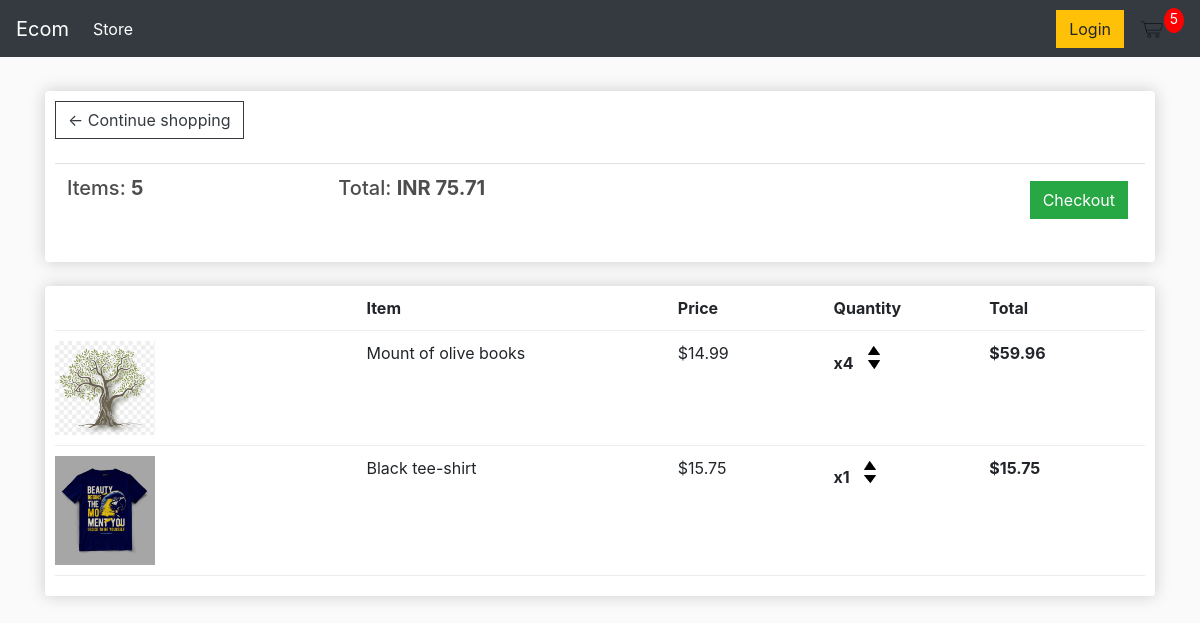
The app's page /cart/ (signed in) with its own data.
### store/models.py (models this page shows, shortened)
class Order(models.Model):
    customer=models.ForeignKey(Customer,on_delete=models.SET_NULL,null=True,blank=True)
    date_ordered=models.DateField(auto_now_add=True)
    complete=models.BooleanField(default=False)
    transaction_id=models.CharField(max_length=100,null=True)
    @property
    def get_cart_total(self):
        orderitems=self.orderitem_set.all()
        total=sum([item.get_total for item in orderitems])
        return total
    @property
    def get_cart_items(self):
        orderitems=self.orderitem_set.all()
        total=sum([item.quantity for item in orderitems])
        return total

class  OrderItem(models.Model):
    product=models.ForeignKey(Product,on_delete=models.SET_NULL,blank=True,null=True)
    order=models.ForeignKey(Order,on_delete=models.SET_NULL,blank=True,null=True)
    quantity=models.IntegerField(default=0,null=True,blank=True)
    date_added=models.DateField(auto_now_add=True)
    @property
    def get_total(self):
        total=self.quantity*self.product.price
        return total

class Product(models.Model):
    name=models.CharField(max_length=200,null=True)
    price= models.DecimalField(max_digits=7, decimal_places=2)
    digital=models.BooleanField(max_length=200,null=True,blank=True)
    image=models.ImageField(null=True,blank=True)
    @property
    def imageURL(self):
        try:
            url=self.image.url
        except:
            url=''
        return url

### store/views.py (the view)
# urls.py: path('cart/', views.cart,name="cart"),
def cart(request):
    Data=cartData(request)
    cartItems=Data['cartItems']
    order=Data['order']
    items=Data['items']
    context={'items':items,'order':order,'cartItems':cartItems,'shipping':False}
    return render(request,'store/cart.html',context)

### store/utils.py (called while the page is built)
def cartData(request):
    if request.user.is_authenticated:
        customer=request.user.customer
        order,created=Order.objects.get_or_create(customer=customer,complete=True)
        items=order.orderitem_set.all()
        cartItems=order.get_cart_items
    else:
        cookieData=cookieCart(request)
        cartItems=cookieData['cartItems']
        order=cookieData['order']
        items=cookieData['items']
    return {'cartItems':cartItems,'order':order,'items':items}

### store/templates/store/cart.html
{% extends 'store/main.html'%}
{% load static %}
{% block content %}
<div class="row">
    <div class="col-lg-12">
        <div class="box-element">
            <a class="btn btn-outline-dark" href="{%url 'store'%}">&#x2190; Continue shopping</a>
            <br>
            <br>
            <table class="table">
                <tr>
                    <th><h5> Items: <strong>{{order.get_cart_items}}</strong></h5></th>
                    <th><h5> Total: <strong>INR {{order.get_cart_total|floatformat:2}}</strong></h5></th>
                    <th>
                        <a style="float:right;margin:5px" class="btn btn-success" href="{% url 'checkout' %}">Checkout</a>
                    </th>
                </tr>
            </table>
        </div>
        <br>
        <div class="box-element">
            <div class="cart-row">
                <div style="flex: 2;"></div>
                <div style="flex: 2;"><strong>Item</strong></div>
                <div style="flex: 1;"><strong>Price</strong></div>
                <div style="flex: 1;"><strong>Quantity</strong></div>
                <div style="flex: 1;"><strong>Total</strong></div>
            </div>
            {% for item in items %}
            <div class="cart-row">
                <div style="flex: 2;"><img class="row-image" src="{{item.product.imageURL}}"></div>
                <div style="flex: 2;"><p>{{item.product.name}}</p></div>
                <div style="flex: 1;"><p>${{item.product.price}}</p></div>
                <div style="flex: 1;">
                    <p class="quantity">x{{item.quantity}}</p>
                    <div class="quantity">
                        <img data-product="{{item.product.id}}" data-action="add" class="chg-quantity update-cart" src="{% static 'images/arrow-up.png' %}">
                        <img data-product="{{item.product.id}}" data-action="remove" class ="chg-quantity update-cart" src="{% static 'images/arrow-down.png' %}">
                    </div>
                </div>
                <div style="flex: 1;"><strong>${{item.get_total}}</strong></div>
            </div>
        {% endfor %}
        </div>
    </div>
</div>
{%endblock content%}

### static/css/main.css (style rules this page uses)
body { background-color: hsl(0, 0%, 98%); }
h1,h2,h3,h4,h5,h6 { color:hsl(0, 0%, 30%); }
.box-element { box-shadow:hsl(0, 0%, 80%) 0 0 16px; background-color: #fff; border-radius: 4px; padding: 10px; }
.col-lg-4, .col-lg-6, .col-lg-8, .col-lg-12 { margin-top: 10px; }
.btn { border-radius: 0; }
.row-image { width: 100px; }
.cart-row { display: flex; align-items: flex-stretch; padding-bottom: 10px; margin-bottom: 10px; border-bottom: 1px solid #ececec; }
.quantity { display: inline-block; font-weight: 700; padding-right:10px; }
.chg-quantity { width: 12px; cursor: pointer; display: block; margin-top: 5px; transition:.1s; }

### records on screen
Order: get_cart_items "5", get_cart_total "75.71"
OrderItem: product.imageURL (picture), product.name "Mount of olive books", product.price "14.99", quantity "4", get_total "59.96"
OrderItem: product.imageURL (picture), product.name "Black tee-shirt", product.price "15.75", quantity "1", get_total "15.75"

### other values on screen
{{ cartItems }} "5"
